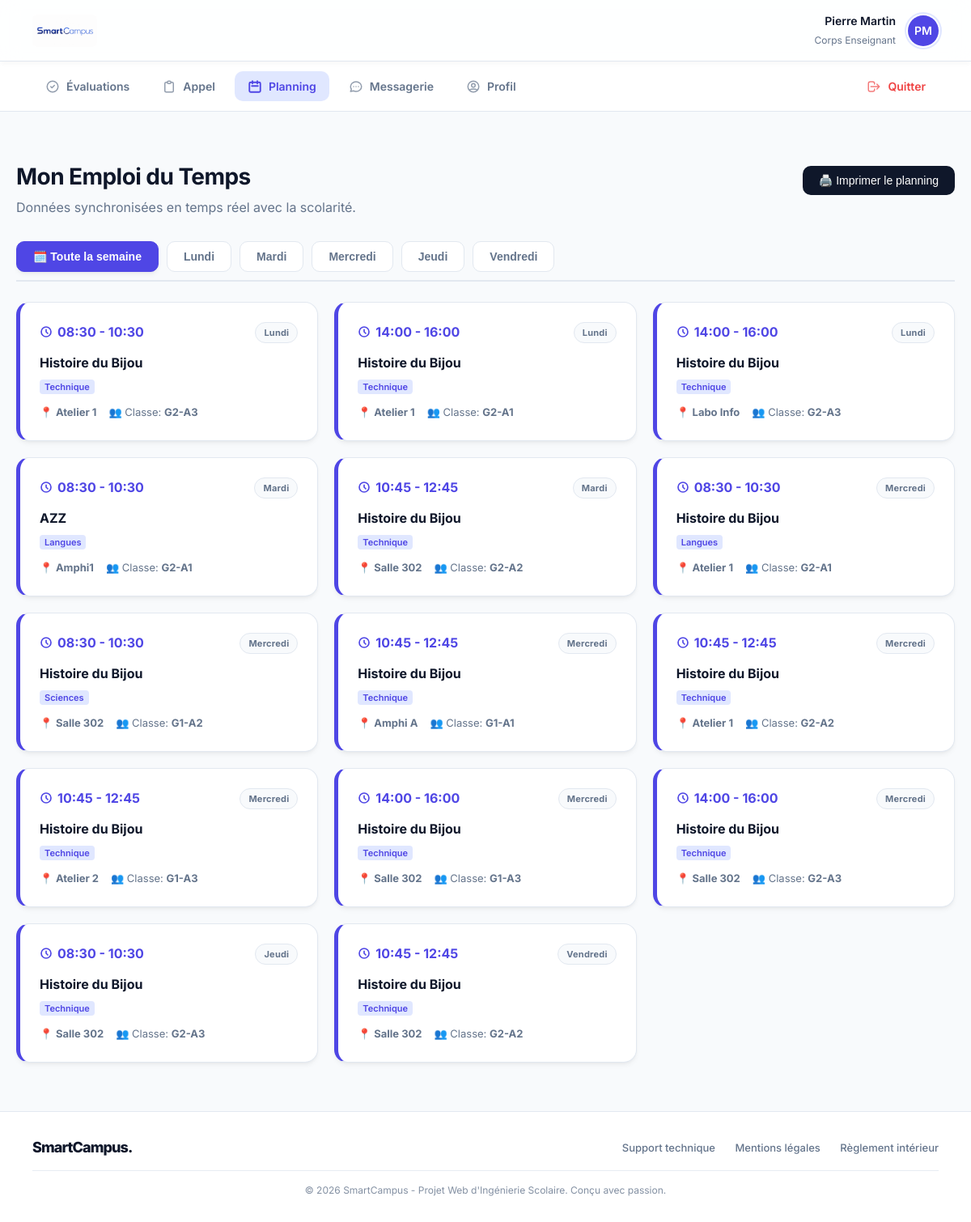
/planning.php (signed in), run on the app's committed database.
### tables this page shows
CREATE TABLE utilisateurs (
        id INTEGER PRIMARY KEY AUTOINCREMENT,
        prenom TEXT NOT NULL,
        nom TEXT NOT NULL,
        email TEXT UNIQUE NOT NULL,
        role TEXT CHECK(role IN ('etudiant', 'professeur', 'administrateur')) NOT NULL,
        mot_de_passe_hash TEXT NOT NULL,
        statut_compte TEXT DEFAULT 'actif',
        groupe_id INTEGER,
        FOREIGN KEY(groupe_id) REFERENCES groupes(id) ON DELETE SET NULL
    );

CREATE TABLE cours (
        id INTEGER PRIMARY KEY AUTOINCREMENT,
        titre TEXT NOT NULL,
        categorie TEXT NOT NULL,
        description TEXT,
        groupe_id INTEGER,
        professeur_id INTEGER, jour VARCHAR(20) DEFAULT 'Lundi', heure_debut VARCHAR(10) DEFAULT '08:30', heure_fin VARCHAR(10) DEFAULT '10:30', salle VARCHAR(50) DEFAULT 'Non assignée',
        FOREIGN KEY(groupe_id) REFERENCES groupes(id) ON DELETE CASCADE,
        FOREIGN KEY(professeur_id) REFERENCES utilisateurs(id) ON DELETE SET NULL
    );

CREATE TABLE groupes (
        id INTEGER PRIMARY KEY AUTOINCREMENT,
        nom TEXT NOT NULL UNIQUE
    );

### planning.php (the view, shortened to what this page needs)
<?php
require_once 'db.php';
$mon_id = $_SESSION['utilisateur_id'];
$mon_role = $_SESSION['role'];
$order_sql = "
    ORDER BY
    CASE c.jour
        WHEN 'Lundi' THEN 1
        WHEN 'Mardi' THEN 2
        WHEN 'Mercredi' THEN 3
        WHEN 'Jeudi' THEN 4
        WHEN 'Vendredi' THEN 5
        ELSE 6
    END,
    c.heure_debut ASC
";
if ($mon_role === 'etudiant') {
    $stmt_plan = $db->prepare("
        SELECT c.*, u.nom as prof_nom, u.prenom as prof_prenom, g.nom as classe_nom
        FROM cours c
        LEFT JOIN utilisateurs u ON c.professeur_id = u.id
        JOIN groupes g ON c.groupe_id = g.id
        WHERE c.groupe_id = (SELECT groupe_id FROM utilisateurs WHERE id = ?)
        " . $order_sql . "
    ");
    $stmt_plan->execute([$mon_id]);
} elseif ($mon_role === 'professeur') {
    $stmt_plan = $db->prepare("
        SELECT c.*, g.nom as classe_nom
        FROM cours c
        JOIN groupes g ON c.groupe_id = g.id
        WHERE c.professeur_id = ?
        " . $order_sql . "
    ");
    $stmt_plan->execute([$mon_id]);
}
$tous_les_cours = $stmt_plan->fetchAll(PDO::FETCH_ASSOC);
?>
<!DOCTYPE html>
<html lang="fr">
<head>
    <link rel="stylesheet" href="style.css">
</head>
<body>
    <?php include 'menu.php'; ?>
    <div class="container">
        <div style="display:flex; justify-content:space-between; align-items:center; margin-bottom:30px;">
            <div>
                <h1>Mon Emploi du Temps</h1>
                <p style="color:var(--text-muted); margin:0;">Données synchronisées en temps réel avec la scolarité.</p>
            </div>
            <button class="btn-action" onclick="window.print()" style="background-color:var(--text-main);">🖨️ Imprimer le planning</button>
        </div>
        <div class="tabs-container">
            <button class="tab-btn active" onclick="filtrerJour('Tous')">🗓️ Toute la semaine</button>
            <button class="tab-btn" onclick="filtrerJour('Lundi')">Lundi</button>
            <button class="tab-btn" onclick="filtrerJour('Mardi')">Mardi</button>
            <button class="tab-btn" onclick="filtrerJour('Mercredi')">Mercredi</button>
            <button class="tab-btn" onclick="filtrerJour('Jeudi')">Jeudi</button>
            <button class="tab-btn" onclick="filtrerJour('Vendredi')">Vendredi</button>
        </div>
        <?php if (empty($tous_les_cours)): ?>
            <div class="card" style="text-align:center; padding:40px; color:var(--text-muted);">
                Aucun cours programmé dans votre calendrier actuellement.
            </div>
        <?php else: ?>
            <div class="planning-grid" id="planningGrid">
                <?php foreach($tous_les_cours as $c): ?>
                    <div class="card agenda-card" data-jour="<?= htmlspecialchars($c['jour'] ?? 'Lundi') ?>">
                        <div>
                            <div style="display:flex; justify-content:space-between; align-items:start;">
                                <div class="agenda-time">
                                    <svg xmlns="http://www.w3.org/2000/svg" width="16" height="16" fill="none" viewBox="0 0 24 24" stroke="currentColor" stroke-width="2.5">
                                        <path stroke-linecap="round" stroke-linejoin="round" d="M12 8v4l3 3m6-3a9 9 0 11-18 0 9 9 0 0118 0z" />
                                    </svg>
                                    <?= htmlspecialchars(substr($c['heure_debut'] ?? '00:00', 0, 5)) ?> - <?= htmlspecialchars(substr($c['heure_fin'] ?? '00:00', 0, 5)) ?>
                                </div>
                                <span class="badge badge-neutral" style="font-size:11px; font-weight:700;">
                                    <?= htmlspecialchars($c['jour'] ?? 'Lundi') ?>
                                </span>
                            </div>
                            <h3 style="margin:12px 0 4px 0; font-size:16px; font-weight:700; color:var(--text-main);">
                                <?= htmlspecialchars($c['titre']) ?>
                            </h3>
                            <span style="font-size:11px; font-weight:600; color:var(--primary); background:var(--primary-light); padding:2px 6px; border-radius:4px;">
                                <?= htmlspecialchars($c['categorie'] ?? 'Général') ?>
                            </span>
                        </div>
                        <div>
                            <div class="agenda-meta">
                                <span>📍 <strong><?= htmlspecialchars($c['salle'] ?? 'Non assignée') ?></strong></span>
                                <?php if ($mon_role === 'professeur'): ?>
                                    <span>👥 Classe: <strong><?= htmlspecialchars($c['classe_nom'] ?? '-') ?></strong></span>
                                <?php endif; ?>
                            </div>
                        </div>
                    </div>
                <?php endforeach; ?>
            </div>
        <?php endif; ?>
    </div>
<?php include 'footer.php'; ?>
</body>
</html>

### menu.php (shortened to what this page needs)
<?php
require_once 'db.php';
$mon_id = $_SESSION['utilisateur_id'];
$mon_role = $_SESSION['role'];
$stmt_menu = $db->prepare("SELECT u.*, g.nom as nom_groupe FROM utilisateurs u LEFT JOIN groupes g ON u.groupe_id = g.id WHERE u.id = ?");
$stmt_menu->execute([$mon_id]);
$user_menu = $stmt_menu->fetch(PDO::FETCH_ASSOC);
$initiales_menu = strtoupper(substr($user_menu['prenom'], 0, 1) . substr($user_menu['nom'], 0, 1));
$avatar_menu_url = null;
$stmt_unread_menu = $db->prepare("SELECT COUNT(*) FROM messages WHERE destinataire_id = ? AND lu = 0");
$stmt_unread_menu->execute([$mon_id]);
$messages_non_lus_menu = $stmt_unread_menu->fetchColumn();
$current_page = basename($_SERVER['PHP_SELF']);
?>
<header class="top-bar">
    <img src="images/logo.jpg" alt="SmartCampus" onerror="this.src='https://via.placeholder.com/120x45?text=SmartCampus'">
    <div class="user-widget">
        <div class="user-widget-info" style="text-align: right;">
            <strong style="color:var(--text-main); font-size:14px;"><?= htmlspecialchars($user_menu['prenom'] . ' ' . $user_menu['nom']) ?></strong>
            <span style="font-size:12px; color:var(--text-muted);">
                <?php
                if ($mon_role === 'administrateur') echo 'Administration';
                elseif ($mon_role === 'professeur') echo 'Corps Enseignant';
                else echo htmlspecialchars($user_menu['nom_groupe'] ?? 'Étudiant');
                ?>
            </span>
        </div>
        <div class="avatar-small" <?= $mon_role === 'administrateur' ? 'style="background: #1e293b;"' : '' ?>>
            <?php if ($avatar_menu_url): ?><img src="<?= $avatar_menu_url ?>" alt="Profil"><?php else: ?><?= $initiales_menu ?><?php endif; ?>
        </div>
    </div>
</header>
<nav class="top-nav">
    <?php if ($mon_role === 'administrateur'): ?>
        <a href="dashboard_administrateur.php" class="<?= $current_page === 'dashboard_administrateur.php' ? 'active' : '' ?>">
            <svg fill="none" viewBox="0 0 24 24" stroke="currentColor" stroke-width="2"><path stroke-linecap="round" stroke-linejoin="round" d="M12 4.354a4 4 0 110 5.292M15 21H3v-1a6 6 0 0112 0v1zm0 0h6v-1a6 6 0 00-9-5.197M13 7a4 4 0 11-8 0 4 4 0 018 0z" /></svg> Membres
        </a>
        <a href="gestion_cours.php" class="<?= $current_page === 'gestion_cours.php' ? 'active' : '' ?>">
            <svg fill="none" viewBox="0 0 24 24" stroke="currentColor" stroke-width="2"><path stroke-linecap="round" stroke-linejoin="round" d="M12 6.253v13m0-13C10.832 5.477 9.246 5 7.5 5S4.168 5.477 3 6.253v13C4.168 18.477 5.754 18 7.5 18s3.332.477 4.5 1.253" /></svg> Programme
        </a>
        <a href="gestion_absences.php" class="<?= $current_page === 'gestion_absences.php' ? 'active' : '' ?>">
            <svg fill="none" viewBox="0 0 24 24" stroke="currentColor" stroke-width="2"><path stroke-linecap="round" stroke-linejoin="round" d="M9 5H7a2 2 0 00-2 2v12a2 2 0 002 2h10a2 2 0 002-2V7a2 2 0 00-2-2h-2M9 5a2 2 0 002 2h2a2 2 0 002-2M9 5a2 2 0 012-2h2a2 2 0 012 2m-6 9l2 2 4-4" /></svg> Scolarité
        </a>
        <a href="rapports_admin.php" class="<?= $current_page === 'rapports_admin.php' ? 'active' : '' ?>">
            <svg fill="none" viewBox="0 0 24 24" stroke="currentColor" stroke-width="2"><path stroke-linecap="round" stroke-linejoin="round" d="M9 19v-6a2 2 0 00-2-2H5a2 2 0 00-2 2v6a2 2 0 002 2h2a2 2 0 002-2zm0 0V9a2 2 0 012-2h2a2 2 0 012 2v10m-6 0a2 2 0 002 2h2a2 2 0 002-2m0 0V5a2 2 0 012-2h2a2 2 0 012 2v14a2 2 0 01-2 2h-2a2 2 0 01-2-2z" /></svg> Rapports
        </a>
    <?php elseif ($mon_role === 'professeur'): ?>
        <a href="dashboard_professeur.php" class="<?= $current_page === 'dashboard_professeur.php' ? 'active' : '' ?>">
            <svg fill="none" viewBox="0 0 24 24" stroke="currentColor" stroke-width="2"><path stroke-linecap="round" stroke-linejoin="round" d="M9 12l2 2 4-4m6 2a9 9 0 11-18 0 9 9 0 0118 0z" /></svg> Évaluations
        </a>
        <a href="faire_appel.php" class="<?= $current_page === 'faire_appel.php' ? 'active' : '' ?>">
            <svg fill="none" viewBox="0 0 24 24" stroke="currentColor" stroke-width="2"><path stroke-linecap="round" stroke-linejoin="round" d="M9 5H7a2 2 0 00-2 2v12a2 2 0 002 2h10a2 2 0 002-2V7a2 2 0 00-2-2h-2M9 5a2 2 0 002 2h2a2 2 0 002-2M9 5a2 2 0 012-2h2a2 2 0 012 2" /></svg> Appel
        </a>
    <?php endif; ?>
    <a href="planning.php" class="<?= $current_page === 'planning.php' ? 'active' : '' ?>">
        <svg fill="none" viewBox="0 0 24 24" stroke="currentColor" stroke-width="2"><path stroke-linecap="round" stroke-linejoin="round" d="M8 7V3m8 4V3m-9 8h10M5 21h14a2 2 0 002-2V7a2 2 0 00-2-2H5a2 2 0 00-2 2v12a2 2 0 002 2z" /></svg> Planning
    </a>
    <a href="messagerie.php" class="<?= $current_page === 'messagerie.php' ? 'active' : '' ?>">
        <svg fill="none" viewBox="0 0 24 24" stroke="currentColor" stroke-width="2"><path stroke-linecap="round" stroke-linejoin="round" d="M8 12h.01M12 12h.01M16 12h.01M21 12c0 4.418-4.03 8-9 8a9.863 9.863 0 01-4.255-.949L3 20l1.395-3.72C3.512 15.042 3 13.574 3 12c0-4.418 4.03-8 9-8s9 3.582 9 8z" /></svg>
        Messagerie <?php if ($messages_non_lus_menu > 0): ?><span class="notification-badge"><?= $messages_non_lus_menu ?></span><?php endif; ?>
    </a>
    <a href="profil.php" class="<?= $current_page === 'profil.php' ? 'active' : '' ?>">
        <svg fill="none" viewBox="0 0 24 24" stroke="currentColor" stroke-width="2"><path stroke-linecap="round" stroke-linejoin="round" d="M5.121 17.804A13.937 13.937 0 0112 16c2.5 0 4.847.655 6.879 1.804M15 10a3 3 0 11-6 0 3 3 0 016 0zm6 2a9 9 0 11-18 0 9 9 0 0118 0z" /></svg> Profil
    </a>
    <a href="deconnexion.php" style="color: var(--danger); margin-left: auto;">
        <svg fill="none" viewBox="0 0 24 24" stroke="currentColor" stroke-width="2"><path stroke-linecap="round" stroke-linejoin="round" d="M17 16l4-4m0 0l-4-4m4 4H7m6 4v1a3 3 0 01-3 3H6a3 3 0 01-3-3V7a3 3 0 013-3h4a3 3 0 013 3v1" /></svg> Quitter
    </a>
</nav>

### style.css (style rules this page uses)
:root { --primary: #4f46e5; --primary-hover: #4338ca; --primary-light: #e0e7ff; --bg-body: #f8fafc; --surface: #ffffff; --text-main: #0f172a; --text-muted: #64748b; --border: #e2e8f0; --success: #10b981; --success-bg: #d1fae5; --danger: #ef4444; --danger-bg: #fee2e2; --warning: #f59e0b; --radius-md: 10px; --radius-lg: 16px; --shadow-sm: 0 1px 2px 0 rgb(0 0 0 / 0.05); --shadow-md: 0 4px 6px -1px rgb(0 0 0 / 0.05), 0 2px 4px -2px rgb(0 0 0 / 0.05); --shadow-hover: 0 10px 15px -3px rgb(0 0 0 / 0.08), 0 4px 6px -4px rgb(0 0 0 / 0.04); --transition: all 0.25s ease; }
body { font-family: 'Inter', sans-serif; background-color: var(--bg-body); color: var(--text-main); margin: 0; padding: 0; line-height: 1.5; }
h1 { font-size: 28px; font-weight: 700; margin-bottom: 5px; letter-spacing: -0.02em; }
a { text-decoration: none; transition: var(--transition); }
.top-bar { display: flex; justify-content: space-between; align-items: center; padding: 15px 40px; position: sticky; top: 0; z-index: 1000; background: rgba(255, 255, 255, 0.85); backdrop-filter: blur(12px); -webkit-backdrop-filter: blur(12px); border-bottom: 1px solid var(--border); box-shadow: 0 4px 6px -1px rgba(0, 0, 0, 0.03); }
.top-bar img { height: 40px; border-radius: 6px; }
.user-widget { display: flex; align-items: center; gap: 15px; }
.user-widget-info strong { display: block; font-size: 14px; font-weight: 600; }
.user-widget-info span { font-size: 12px; color: var(--text-muted); }
.avatar-small { width: 38px; height: 38px; border-radius: 50%; background: var(--primary); color: white; display: flex; align-items: center; justify-content: center; font-weight: 600; font-size: 14px; overflow: hidden; box-shadow: 0 0 0 2px var(--surface), 0 0 0 4px var(--primary-light); }
.top-nav { display: flex; gap: 8px; padding: 12px 40px; background-color: var(--surface); border-bottom: 1px solid var(--border); overflow-x: auto; }
.top-nav a { display: inline-flex; align-items: center; gap: 8px; text-decoration: none; color: var(--text-muted); font-weight: 600; font-size: 14px; padding: 8px 16px; border-radius: var(--radius-md); transition: all 0.2s ease; }
.top-nav a svg { width: 18px; height: 18px; opacity: 0.7; transition: opacity 0.2s ease; }
.top-nav a.active { background-color: var(--primary-light); color: var(--primary); }
.top-nav a.active svg { opacity: 1; stroke-width: 2.5px; }
.container { max-width: 1200px; margin: 40px auto; padding: 0 20px; }
.card { background: var(--surface); border: 1px solid var(--border); border-radius: var(--radius-lg); box-shadow: var(--shadow-md); padding: 24px; min-width: 0; transition: var(--transition); }
.btn-action { background: var(--primary); color: white; border: none; padding: 10px 20px; border-radius: var(--radius-md); cursor: pointer; font-weight: 500; font-size: 14px; transition: var(--transition); display: inline-flex; align-items: center; justify-content: center; }
.badge { padding: 4px 10px; border-radius: 20px; font-size: 12px; font-weight: 600; display: inline-block; letter-spacing: 0.02em; }
.badge-neutral { background: var(--bg-body); color: var(--text-muted); border: 1px solid var(--border); }

### planning.php (style rules this page uses)
.tabs-container { display: flex; gap: 10px; margin-bottom: 25px; border-bottom: 2px solid var(--border); padding-bottom: 10px; }
.tab-btn { padding: 10px 20px; border-radius: var(--radius-md); font-weight: 600; font-size: 14px; background: white; border: 1px solid var(--border); cursor: pointer; color: var(--text-muted); transition: var(--transition); }
.tab-btn:hover, .tab-btn.active { background: var(--primary); color: white; border-color: var(--primary); box-shadow: var(--shadow-md); }
.planning-grid { display: grid; grid-template-columns: repeat(auto-fill, minmax(320px, 1fr)); gap: 20px; }
.agenda-card { border-left: 5px solid var(--primary); display: flex; flex-direction: column; justify-content: space-between; }
.agenda-time { font-size: 16px; font-weight: 700; color: var(--primary); display: flex; align-items: center; gap: 6px; }
.agenda-meta { font-size: 13px; color: var(--text-muted); margin-top: 12px; display: flex; gap: 15px; }

### data on the page
utilisateurs: prenom+nom "Pierre Martin", initiales_menu "PM"
cours: heure_debut "08:30", heure_fin "10:30", jour "Lundi", titre "Histoire du Bijou", categorie "Technique", salle "Atelier 1", groupe.nom "G2-A3"
cours: heure_debut "14:00", heure_fin "16:00", jour "Lundi", titre "Histoire du Bijou", categorie "Technique", salle "Atelier 1", groupe.nom "G2-A1"
cours: heure_debut "14:00", heure_fin "16:00", jour "Lundi", titre "Histoire du Bijou", categorie "Technique", salle "Labo Info", groupe.nom "G2-A3"
cours: heure_debut "08:30", heure_fin "10:30", jour "Mardi", titre "AZZ", categorie "Langues", salle "Amphi1", groupe.nom "G2-A1"
cours: heure_debut "10:45", heure_fin "12:45", jour "Mardi", titre "Histoire du Bijou", categorie "Technique", salle "Salle 302", groupe.nom "G2-A2"
cours: heure_debut "08:30", heure_fin "10:30", jour "Mercredi", titre "Histoire du Bijou", categorie "Langues", salle "Atelier 1", groupe.nom "G2-A1"
cours: heure_debut "08:30", heure_fin "10:30", jour "Mercredi", titre "Histoire du Bijou", categorie "Sciences", salle "Salle 302", groupe.nom "G1-A2"
cours: heure_debut "10:45", heure_fin "12:45", jour "Mercredi", titre "Histoire du Bijou", categorie "Technique", salle "Amphi A", groupe.nom "G1-A1"
cours: heure_debut "10:45", heure_fin "12:45", jour "Mercredi", titre "Histoire du Bijou", categorie "Technique", salle "Atelier 1", groupe.nom "G2-A2"
cours: heure_debut "10:45", heure_fin "12:45", jour "Mercredi", titre "Histoire du Bijou", categorie "Technique", salle "Atelier 2", groupe.nom "G1-A3"
cours: heure_debut "14:00", heure_fin "16:00", jour "Mercredi", titre "Histoire du Bijou", categorie "Technique", salle "Salle 302", groupe.nom "G1-A3"
cours: heure_debut "14:00", heure_fin "16:00", jour "Mercredi", titre "Histoire du Bijou", categorie "Technique", salle "Salle 302", groupe.nom "G2-A3"
cours: heure_debut "08:30", heure_fin "10:30", jour "Jeudi", titre "Histoire du Bijou", categorie "Technique", salle "Salle 302", groupe.nom "G2-A3"
cours: heure_debut "10:45", heure_fin "12:45", jour "Vendredi", titre "Histoire du Bijou", categorie "Technique", salle "Salle 302", groupe.nom "G2-A2"
